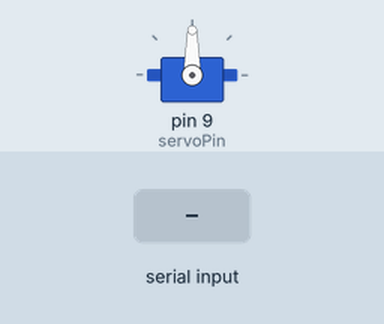
This sketch was run on a simulated Arduino Uno, built with avr-gcc and run on an emulated ATmega328P. Shown: servo. The inputs (shaded band) are chosen by the test bench.

Above: at 1.2 s.
1.3 s: "biodegradable\n" received over Serial
At 3.1 s:
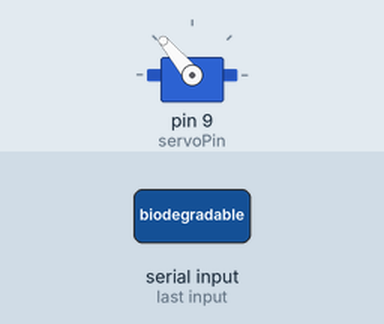
4.3 s: "non_biodegradable\n" received over Serial
At 6.1 s:
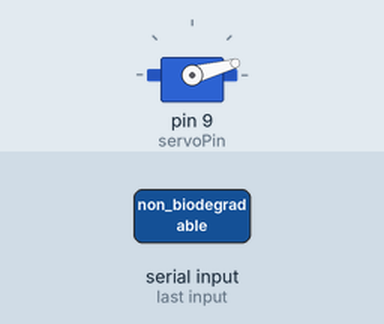
Timing chart, 0 to 7.8 s (numbered marks = the images above; inputs shaded):
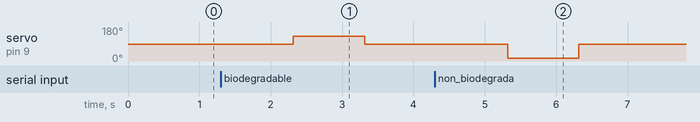

Measured:
- after the input at 1.3 s, servo on pin 9 (servoPin): 90° → 130° after 1.0 s, → 90° 1.0 s later
- after the input at 4.3 s, servo on pin 9 (servoPin): 90° → 15° after 1.0 s, → 90° 1.0 s later

The sketch:

arduino.ino
```cpp
#include <Servo.h>

Servo myServo;  // Create a servo object
int servoPin = 9;  // Pin connected to the servo

void setup() {
    Serial.begin(9600);
     // Start serial communication at 9600 bps
    myServo.attach(servoPin);
    myServo.write(90); // Attach the servo to the specified pin
}

void loop() {
    // Check if data is available to read from the serial port
    if (Serial.available() > 0) {
        String command = Serial.readStringUntil('\n');  // Read the command until newline

        // Control the servo based on the command received
        if (command == "biodegradable") {


            myServo.write(90);
            delay(1000);
           myServo.write(130);
           delay(1000);
            myServo.write(90);
            delay(1000);
                // Wait for a second to allow the servo to reach the position
        }
        else if (command == "non_biodegradable") {

            myServo.write(90);
            delay(1000);
           myServo.write(15);
           delay(1000);
            myServo.write(90);
            delay(1000);   // Wait for a second to allow the servo to reach the position
        }
    }
}
```
